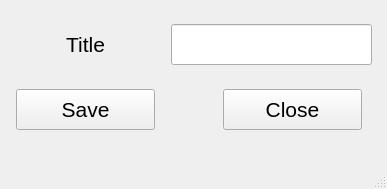
<?xml version="1.0" encoding="UTF-8"?>
<ui version="4.0">
 <class>MainWindow</class>
 <widget class="QMainWindow" name="MainWindow">
  <property name="geometry">
   <rect>
    <x>0</x>
    <y>0</y>
    <width>387</width>
    <height>189</height>
   </rect>
  </property>
  <property name="minimumSize">
   <size>
    <width>387</width>
    <height>189</height>
   </size>
  </property>
  <property name="maximumSize">
   <size>
    <width>387</width>
    <height>189</height>
   </size>
  </property>
  <property name="windowTitle">
   <string>MainWindow</string>
  </property>
  <property name="styleSheet">
   <string notr="true"/>
  </property>
  <widget class="QWidget" name="centralwidget">
   <widget class="QPushButton" name="btn_save">
    <property name="geometry">
     <rect>
      <x>16</x>
      <y>89</y>
      <width>139</width>
      <height>41</height>
     </rect>
    </property>
    <property name="sizePolicy">
     <sizepolicy hsizetype="Fixed" vsizetype="Fixed">
      <horstretch>0</horstretch>
      <verstretch>0</verstretch>
     </sizepolicy>
    </property>
    <property name="minimumSize">
     <size>
      <width>0</width>
      <height>0</height>
     </size>
    </property>
    <property name="maximumSize">
     <size>
      <width>16777215</width>
      <height>16777215</height>
     </size>
    </property>
    <property name="font">
     <font>
      <pointsize>16</pointsize>
      <stylestrategy>PreferAntialias</stylestrategy>
     </font>
    </property>
    <property name="styleSheet">
     <string notr="true"/>
    </property>
    <property name="text">
     <string>Save</string>
    </property>
   </widget>
   <widget class="QLineEdit" name="le_name">
    <property name="enabled">
     <bool>true</bool>
    </property>
    <property name="geometry">
     <rect>
      <x>171</x>
      <y>24</y>
      <width>201</width>
      <height>41</height>
     </rect>
    </property>
    <property name="sizePolicy">
     <sizepolicy hsizetype="Fixed" vsizetype="Fixed">
      <horstretch>0</horstretch>
      <verstretch>0</verstretch>
     </sizepolicy>
    </property>
    <property name="minimumSize">
     <size>
      <width>0</width>
      <height>0</height>
     </size>
    </property>
    <property name="maximumSize">
     <size>
      <width>16777215</width>
      <height>16777215</height>
     </size>
    </property>
    <property name="font">
     <font>
      <pointsize>16</pointsize>
     </font>
    </property>
    <property name="styleSheet">
     <string notr="true"/>
    </property>
    <property name="text">
     <string/>
    </property>
   </widget>
   <widget class="QLabel" name="lab_name">
    <property name="geometry">
     <rect>
      <x>16</x>
      <y>24</y>
      <width>139</width>
      <height>41</height>
     </rect>
    </property>
    <property name="sizePolicy">
     <sizepolicy hsizetype="Fixed" vsizetype="Fixed">
      <horstretch>0</horstretch>
      <verstretch>0</verstretch>
     </sizepolicy>
    </property>
    <property name="minimumSize">
     <size>
      <width>139</width>
      <height>41</height>
     </size>
    </property>
    <property name="maximumSize">
     <size>
      <width>139</width>
      <height>41</height>
     </size>
    </property>
    <property name="font">
     <font>
      <pointsize>16</pointsize>
     </font>
    </property>
    <property name="styleSheet">
     <string notr="true"/>
    </property>
    <property name="text">
     <string>Title</string>
    </property>
    <property name="alignment">
     <set>Qt::AlignCenter</set>
    </property>
   </widget>
   <widget class="QPushButton" name="btn_close">
    <property name="geometry">
     <rect>
      <x>223</x>
      <y>89</y>
      <width>139</width>
      <height>41</height>
     </rect>
    </property>
    <property name="sizePolicy">
     <sizepolicy hsizetype="Fixed" vsizetype="Fixed">
      <horstretch>0</horstretch>
      <verstretch>0</verstretch>
     </sizepolicy>
    </property>
    <property name="minimumSize">
     <size>
      <width>0</width>
      <height>0</height>
     </size>
    </property>
    <property name="maximumSize">
     <size>
      <width>16777215</width>
      <height>16777215</height>
     </size>
    </property>
    <property name="font">
     <font>
      <pointsize>16</pointsize>
      <stylestrategy>PreferAntialias</stylestrategy>
     </font>
    </property>
    <property name="styleSheet">
     <string notr="true"/>
    </property>
    <property name="text">
     <string>Close</string>
    </property>
   </widget>
  </widget>
  <widget class="QStatusBar" name="status_bar">
   <property name="font">
    <font>
     <pointsize>16</pointsize>
    </font>
   </property>
   <property name="styleSheet">
    <string notr="true"/>
   </property>
  </widget>
 </widget>
 <resources/>
 <connections/>
</ui>
